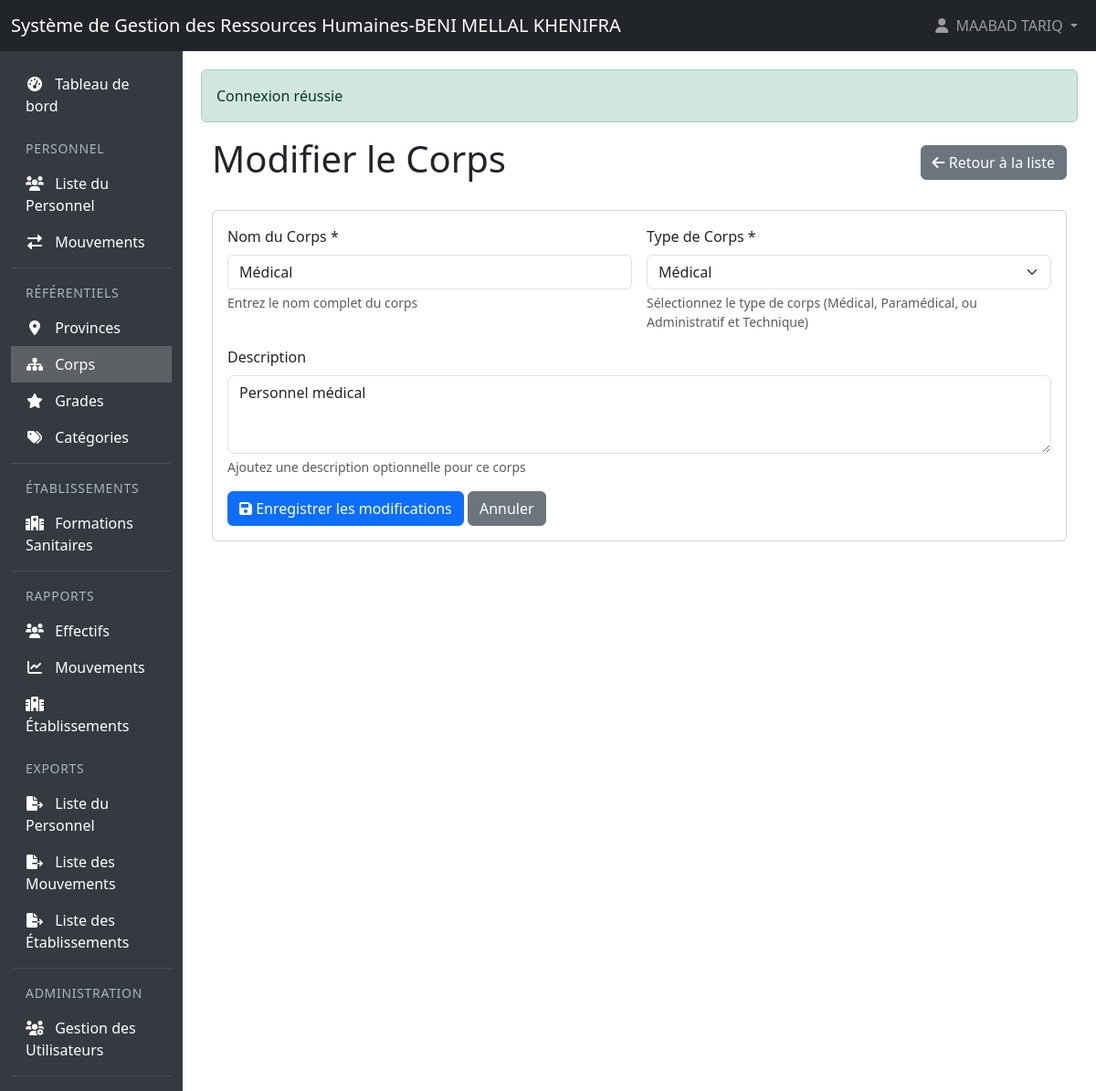
/APP_SGRHBMKH/corps/edit/1 (signed in), run on the app's committed database.
### tables this page shows
CREATE TABLE `corps` (
  `id` int(11) NOT NULL,
  `nom_corps` varchar(100) NOT NULL,
  `type_corps` enum('MEDICAL','PARAMEDICAL','ADMINISTRATIF') NOT NULL DEFAULT 'ADMINISTRATIF',
  `description` text DEFAULT NULL,
  `created_at` timestamp NOT NULL DEFAULT current_timestamp(),
  `updated_at` timestamp NOT NULL DEFAULT current_timestamp() ON UPDATE current_timestamp(),
  `deleted_at` timestamp NULL DEFAULT NULL
);

### controllers/CorpsController.php (called while the page is built, shortened)
<?php
class CorpsController extends Controller {
    private $corpsModel;
    public function __construct() {
        require_once __DIR__ . '/../models/Corps.php';
        $this->corpsModel = new Corps();
    }
    public function edit($id) {
        $corps = $this->corpsModel->findById($id);
        $types = $this->corpsModel->getTypes();
        $this->render('corps/edit', [
            'corps' => $corps,
            'types' => $types,
            'csrf_token' => $this->generateCSRFToken(),
            'messages' => $this->getFlashMessages()
        ]);
    }
}

### models/Model.php (called while the page is built, shortened)
<?php
require_once __DIR__ . '/../config/database.php';
abstract class Model {
    public function __construct() {
        $database = new Database();
        $this->db = $database->getConnection();
    }
}
?>

### config/database.php (called while the page is built, shortened)
<?php
class Database {
    private $host = "localhost";
    private $db_name = "sgrhbmkh_db";
    private $username = "root";
    private $password = "";
    public function getConnection() {
        $this->db = null;
        try {
            $dsn = "mysql:host=" . $this->host . ";dbname=" . $this->db_name . ";charset=utf8";
            $this->db = new PDO($dsn, $this->username, $this->password, [
                PDO::ATTR_ERRMODE => PDO::ERRMODE_EXCEPTION,
                PDO::ATTR_DEFAULT_FETCH_MODE => PDO::FETCH_ASSOC,
                PDO::ATTR_EMULATE_PREPARES => false,
                PDO::MYSQL_ATTR_INIT_COMMAND => "SET NAMES utf8mb4"
            ]);
            $this->db->query("SELECT 1");
        } catch(PDOException $e) {
            error_log("Database connection error: " . $e->getMessage());
            error_log("DSN used: " . $dsn);
            error_log("Stack trace: " . $e->getTraceAsString());
            throw new Exception("Une erreur est survenue lors de la connexion à la base de données: " . $e->getMessage());
        }
        return $this->db;
    }
}
?>

### models/Corps.php (called while the page is built, shortened)
<?php
class Corps extends Model {
    public function __construct() {
        parent::__construct();
        $this->table = 'corps';
    }
    public function getTypes() {
        return [
            self::TYPE_MEDICAL => 'Médical',
            self::TYPE_PARAMEDICAL => 'Paramédical',
            self::TYPE_ADMINISTRATIF => 'Administratif et Technique'
        ];
    }
    public function findById($id) {
        try {
            $sql = "SELECT * FROM {$this->table} WHERE id = :id AND deleted_at IS NULL";
            $stmt = $this->db->prepare($sql);
            $stmt->execute([':id' => $id]);
            return $stmt->fetch(\PDO::FETCH_ASSOC);
        } catch (\PDOException $e) {
            error_log("Error in findById: " . $e->getMessage());
            throw new \Exception("Erreur lors de la récupération du corps");
        }
    }
}

### views/corps/edit.php (the view, shortened to what this page needs)
<div class="container-fluid">
    <div class="d-flex justify-content-between align-items-center mb-4">
        <h1>Modifier le Corps</h1>
        <a href="/APP_SGRHBMKH/corps" class="btn btn-secondary">
            <i class="fas fa-arrow-left"></i> Retour à la liste
        </a>
    </div>
    <div class="card">
        <div class="card-body">
            <form action="/APP_SGRHBMKH/corps/edit/<?= $corps['id'] ?>" method="POST" class="row g-3" novalidate>
                <div class="col-md-6">
                    <label for="nom_corps" class="form-label">Nom du Corps *</label>
                    <input type="text"
                           class="form-control"
                           id="nom_corps"
                           name="nom_corps"
                           value="<?= htmlspecialchars($corps['nom_corps']) ?>"
                           required
                           autofocus
                           aria-required="true"
                           aria-describedby="nom_corps_help">
                    <div id="nom_corps_help" class="form-text">
                        Entrez le nom complet du corps
                    </div>
                </div>
                <div class="col-md-6">
                    <label for="type_corps" class="form-label">Type de Corps *</label>
                    <select class="form-select"
                            id="type_corps"
                            name="type_corps"
                            required
                            aria-required="true"
                            aria-describedby="type_corps_help">
                        <?php foreach ($types as $key => $value): ?>
                            <option value="<?= $key ?>" <?= $corps['type_corps'] === $key ? 'selected' : '' ?>>
                                <?= $value ?>
                            </option>
                        <?php endforeach; ?>
                    </select>
                    <div id="type_corps_help" class="form-text">
                        Sélectionnez le type de corps (Médical, Paramédical, ou Administratif et Technique)
                    </div>
                </div>
                <div class="col-12">
                    <label for="description" class="form-label">Description</label>
                    <textarea class="form-control"
                              id="description"
                              name="description"
                              rows="3"
                              aria-describedby="description_help"><?= htmlspecialchars($corps['description'] ?? '') ?></textarea>
                    <div id="description_help" class="form-text">
                        Ajoutez une description optionnelle pour ce corps
                    </div>
                </div>
                <div class="col-12">
                    <button type="submit" class="btn btn-primary">
                        <i class="fas fa-save"></i> Enregistrer les modifications
                    </button>
                    <a href="/APP_SGRHBMKH/corps" class="btn btn-secondary">Annuler</a>
                </div>
            </form>
        </div>
    </div>
</div>

### data on the page
corps: nom_corps "Médical", type_corps "Médical", description "Personnel médical"

### other printed values
$_SESSION['user_name'] "MAABAD TARIQ"
$message['message'] "Connexion réussie"
